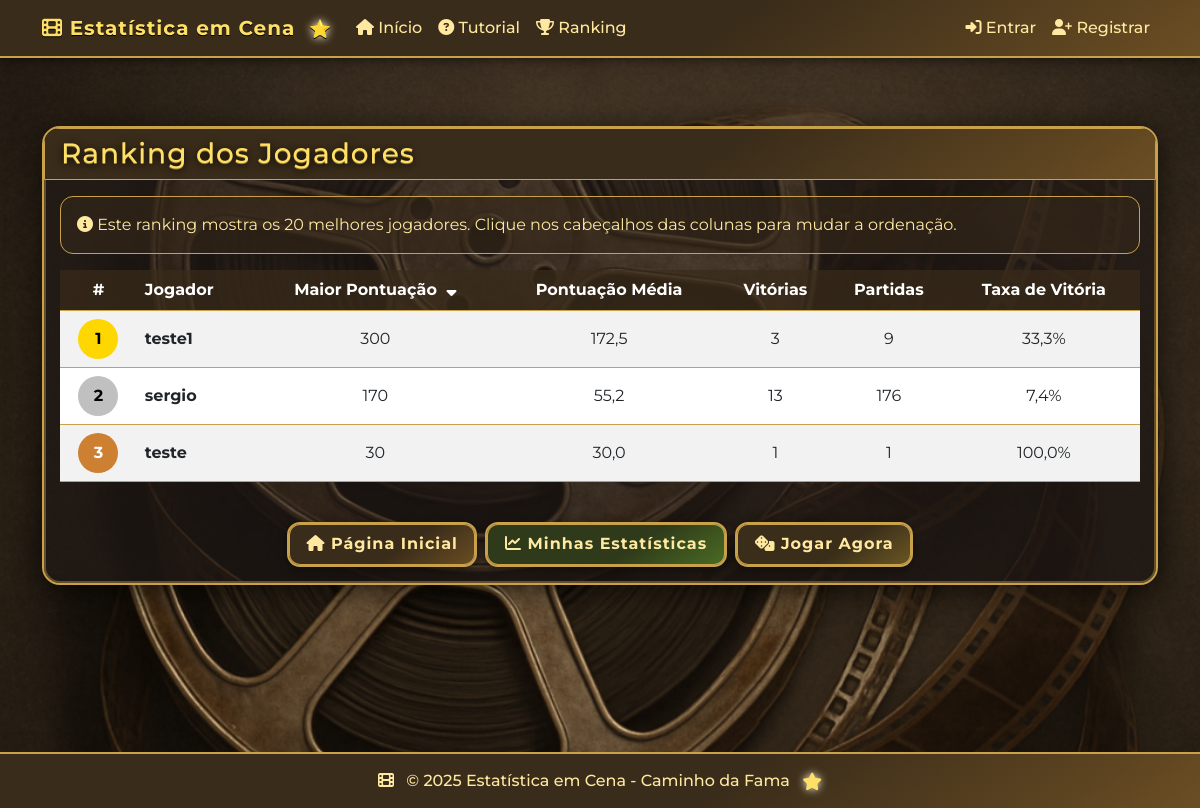
/ranking/, run on an earlier commit of the app's database.
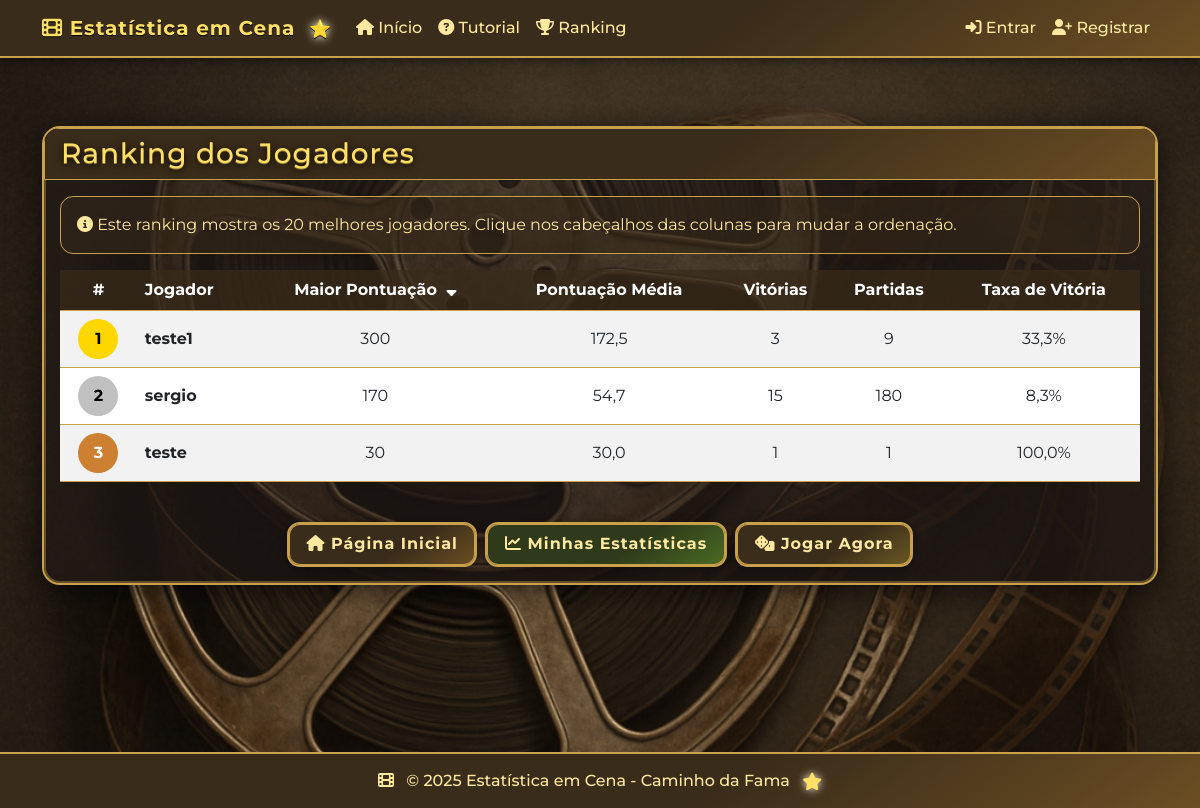
And on a later commit of the database.
### core/models.py (models this page shows, shortened)
class Jogador(models.Model):
    user_jogador = models.OneToOneField(User, verbose_name='Usuário', on_delete=models.CASCADE, db_index=True, )
    jogos_jogados = models.IntegerField(default=0)
    vitorias = models.IntegerField(default=0)
    pontuacao_media = models.FloatField(default=0.0)
    maior_pontuacao = models.IntegerField(default=0)  # Nova estatística
    tempo_medio_jogo = models.IntegerField(default=0)  # Em segundos
    total_perguntas_certas = models.IntegerField(default=0)  # Total de perguntas certas
    class Meta:
        verbose_name = 'Jogador'
        verbose_name_plural = 'Jogadores'
        ordering = ['-jogos_jogados']

### core/views.py (the view)
# urls.py: path('ranking/', RankingView.as_view(), name='ranking'),
class RankingView(TemplateView):
    template_name = 'ranking.html'
    def get_context_data(self, **kwargs):
        context = super().get_context_data(**kwargs)
        order_by = self.request.GET.get('order_by', 'maior_pontuacao')
        order_dir = self.request.GET.get('dir', 'desc')
        valid_order_fields = {
            'maior_pontuacao': 'maior_pontuacao',
            'pontuacao_media': 'pontuacao_media',
            'vitorias': 'vitorias',
            'jogos': 'jogos_jogados',
            'perguntas_certas': 'total_perguntas_certas'
        }
        if order_by not in valid_order_fields:
            order_by = 'maior_pontuacao'
        order_field = valid_order_fields[order_by]
        if order_dir == 'asc':
            order_string = order_field
        else:
            order_string = f'-{order_field}'
        jogadores = Jogador.objects.filter(jogos_jogados__gt=0).order_by(order_string)[:20]
        for i, jogador in enumerate(jogadores):
            jogador.posicao = i + 1
            if jogador.tempo_medio_jogo > 0:
                jogador.tempo_formatado = str(datetime.timedelta(seconds=jogador.tempo_medio_jogo))
            else:
                jogador.tempo_formatado = "00:00:00"
            if jogador.jogos_jogados > 0:
                jogador.taxa_vitoria = (jogador.vitorias / jogador.jogos_jogados) * 100
            else:
                jogador.taxa_vitoria = 0
        context['jogadores'] = jogadores
        context['order_by'] = order_by
        context['order_dir'] = order_dir
        return context

### templates/ranking.html (shortened to what this page needs)
{% extends 'base.html' %}
{% block content %}
<div class="container mt-4">
  <div class="row">
    <div class="col-12">
      <div class="card">
        <div class="card-header bg-primary text-white">
          <h1 class="h3 mb-0">Ranking dos Jogadores</h1>
        </div>
        <div class="card-body">
          <div class="alert alert-info">
            <i class="fas fa-info-circle"></i> Este ranking mostra os 20 melhores jogadores. Clique nos cabeçalhos das colunas para mudar a ordenação.
          </div>
          <div class="table-responsive">
            <table class="table table-striped table-hover">
              <thead class="table-dark">
                <tr>
                  <th class="text-center">#</th>
                  <th>Jogador</th>
                  <th class="sort-header text-center" onclick="window.location.href='?order_by=maior_pontuacao&dir={% if order_by == 'maior_pontuacao' and order_dir == 'desc' %}asc{% else %}desc{% endif %}'">
                    Maior Pontuação
                    {% if order_by == 'maior_pontuacao' %}
                      <i class="fas fa-sort-{% if order_dir == 'desc' %}down{% else %}up{% endif %} sort-icon"></i>
                    {% endif %}
                  </th>
                  <th class="sort-header text-center" onclick="window.location.href='?order_by=pontuacao_media&dir={% if order_by == 'pontuacao_media' and order_dir == 'desc' %}asc{% else %}desc{% endif %}'">
                    Pontuação Média
                  </th>
                  <th class="sort-header text-center" onclick="window.location.href='?order_by=vitorias&dir={% if order_by == 'vitorias' and order_dir == 'desc' %}asc{% else %}desc{% endif %}'">
                    Vitórias
                  </th>
                  <th class="sort-header text-center" onclick="window.location.href='?order_by=jogos&dir={% if order_by == 'jogos' and order_dir == 'desc' %}asc{% else %}desc{% endif %}'">
                    Partidas
                  </th>
                  <th class="text-center">Taxa de Vitória</th>
                </tr>
              </thead>
              <tbody>
                {% if jogadores %}
                  {% for jogador in jogadores %}
                    <tr>
                      <td class="text-center">
                        <div class="ranking-number {% if jogador.posicao <= 3 %}ranking-{{ jogador.posicao }}{% endif %}">
                          {{ jogador.posicao }}
                        </div>
                      </td>
                      <td>
                        <strong>{{ jogador.user_jogador.username }}</strong>
                      </td>
                      <td class="text-center">{{ jogador.maior_pontuacao }}</td>
                      <td class="text-center">{{ jogador.pontuacao_media|floatformat:1 }}</td>
                      <td class="text-center">{{ jogador.vitorias }}</td>
                      <td class="text-center">{{ jogador.jogos_jogados }}</td>
                      <td class="text-center">{{ jogador.taxa_vitoria|floatformat:1 }}%</td>
                    </tr>
                  {% endfor %}
                {% endif %}
              </tbody>
            </table>
          </div>
          <div class="d-flex justify-content-center mt-4">
            <a href="{% url 'index' %}" class="btn btn-primary me-2">
              <i class="fas fa-home"></i> Página Inicial
            </a>
            <a href="{% url 'estatisticas_jogador' %}" class="btn btn-success me-2">
              <i class="fas fa-chart-line"></i> Minhas Estatísticas
            </a>
            <a href="{% url 'tabuleiro' %}" class="btn btn-warning">
              <i class="fas fa-dice"></i> Jogar Agora
            </a>
          </div>
        </div>
      </div>
    </div>
  </div>
</div>
{% endblock %}

What changed in the data, as far as the page shows it:
changed Jogador "sergio": pontuacao_media "55,2" → "54,7"; vitorias "13" → "15"; jogos_jogados "176" → "180"; taxa_vitoria "7,4" → "8,3"
